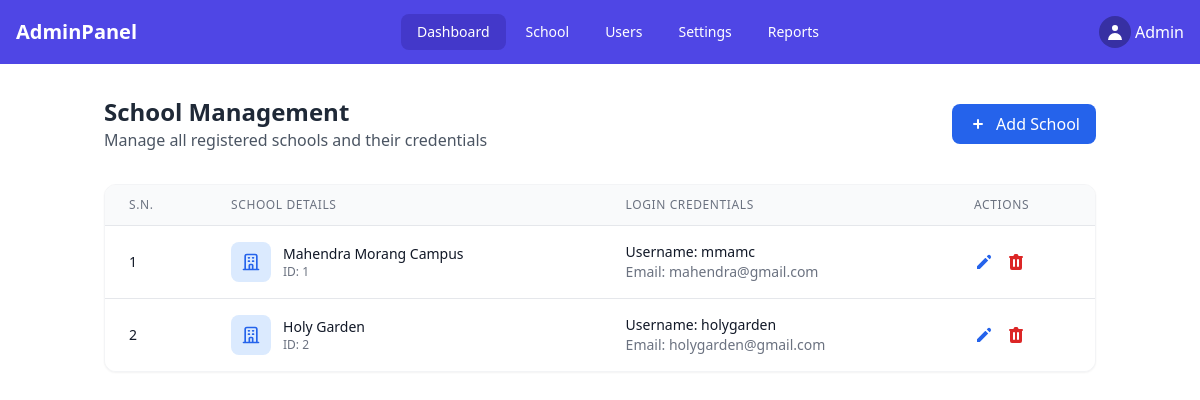
The app's page /school/list/, older data.
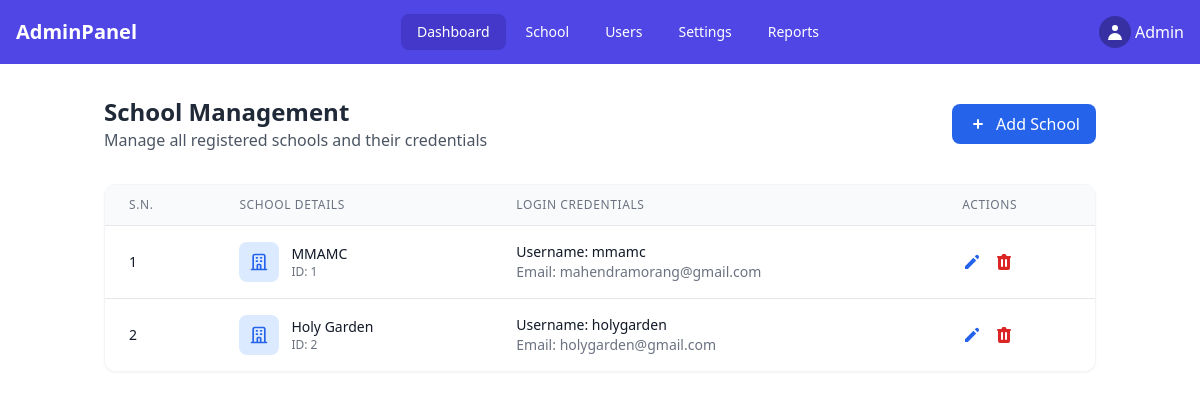
The same page, newer data.
### users/models.py (models this page shows, shortened)
class School(models.Model):
    name = models.CharField(max_length=100, unique=True)
    created_at = models.DateTimeField(auto_now_add=True)

class CustomUser(AbstractUser):
    school = models.ForeignKey(School, on_delete=models.CASCADE, null=True, blank=True)
    is_school_admin = models.BooleanField(default=False)
    is_teacher = models.BooleanField(default=False)
    is_student = models.BooleanField(default=False)

### superadmin/views.py (the view)
# urls.py: path('school/list/', school_list, name='school_list'),
def school_list(request):
    schools = School.objects.prefetch_related(
        Prefetch(
            'customuser_set',
            queryset=CustomUser.objects.filter(is_school_admin=True),
            to_attr='admin_users'
        )
    ).all()
    context = {
        'schools': schools,
    }
    return render(request, 'superadmin/school_list.html', context)

### superadmin/templates/superadmin/school_list.html (shortened to what this page needs)
{% extends "superadmin/base.html" %}
{% block content %}
<div class="container mx-auto px-4 py-8">
  <div class="flex justify-between items-center mb-8">
    <div>
      <h1 class="text-2xl font-bold text-gray-800">School Management</h1>
      <p class="text-gray-600">Manage all registered schools and their credentials</p>
    </div>
    <button onclick="toggleAddSchoolForm()"
            class="flex items-center gap-2 bg-blue-600 hover:bg-blue-700 text-white px-4 py-2 rounded-lg transition">
      <svg xmlns="http://www.w3.org/2000/svg" class="h-5 w-5" viewBox="0 0 20 20" fill="currentColor">
        <path fill-rule="evenodd" d="M10 5a1 1 0 011 1v3h3a1 1 0 110 2h-3v3a1 1 0 11-2 0v-3H6a1 1 0 110-2h3V6a1 1 0 011-1z" clip-rule="evenodd" />
      </svg>
      Add School
    </button>
  </div>
  <div class="bg-white rounded-xl shadow-sm overflow-hidden border border-gray-100">
    <div class="overflow-x-auto">
      <table class="min-w-full divide-y divide-gray-200">
        <thead class="bg-gray-50">
          <tr>
            <th class="px-6 py-3 text-left text-xs font-medium text-gray-500 uppercase tracking-wider">S.N.</th>
            <th class="px-6 py-3 text-left text-xs font-medium text-gray-500 uppercase tracking-wider">School Details</th>
            <th class="px-6 py-3 text-left text-xs font-medium text-gray-500 uppercase tracking-wider">Login Credentials</th>
            <th class="px-6 py-3 text-left text-xs font-medium text-gray-500 uppercase tracking-wider">Actions</th>
          </tr>
        </thead>
        <tbody class="bg-white divide-y divide-gray-200">
          {% for school in schools %}
          <tr class="hover:bg-gray-50 transition">
            <td class="px-6 py-4 whitespace-nowrap text-sm font-medium text-gray-900">{{ forloop.counter }}</td>
            <td class="px-6 py-4">
              <div class="flex items-center gap-3">
                <div class="h-10 w-10 rounded-lg bg-blue-100 flex items-center justify-center">
                </div>
                <div>
                  <p class="text-sm font-medium text-gray-900">{{ school.name }}</p>
                  <p class="text-xs text-gray-500">ID: {{ school.id }}</p>
                </div>
              </div>
            </td>
            <td class="px-6 py-4">
              <div>
                {% if school.admin_users %}
                <p class="text-sm text-gray-900"><span class="font-medium">Username:</span>  {{ school.admin_users.0.username }}</p>
                <p class="text-sm text-gray-500"><span class="font-medium">Email:</span> {{ school.admin_users.0.email }}</p>
                {% else %}
                <p class="text-sm text-red-500">No admin assigned</p>
                {% endif %}
              </div>
            </td>
            <td class="px-6 py-4 whitespace-nowrap">
              <div class="flex gap-3">
                <button onclick="showEditModal('{{ school.id }}', '{{ school.name }}', '{{ school.user.email }}', '{{ school.user.username }}')"
                        class="text-blue-600 hover:text-blue-800 transition">
                  <svg xmlns="http://www.w3.org/2000/svg" class="h-5 w-5" viewBox="0 0 20 20" fill="currentColor">
                    <path d="M13.586 3.586a2 2 0 112.828 2.828l-.793.793-2.828-2.828.793-.793zM11.379 5.793L3 14.172V17h2.828l8.38-8.379-2.83-2.828z" />
                  </svg>
                </button>
                <button onclick="showDeleteModal('{{ school.id }}')"
                        class="text-red-600 hover:text-red-800 transition">
                </button>
              </div>
            </td>
          </tr>
          {% endfor %}
        </tbody>
      </table>
    </div>
  </div>
</div>
{% endblock %}

Row changes from the older to the newer data that the page shows:
changed School "mmamc": name "Mahendra Morang Campus" → "MMAMC"; admin_users.0.email "mahendra@gmail.com" → "mahendramorang@gmail.com"
